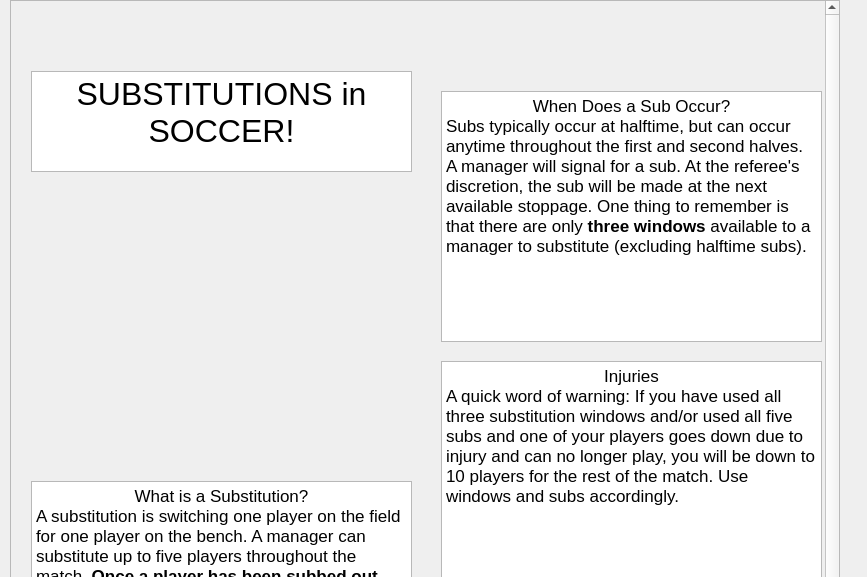
<?xml version="1.0" encoding="UTF-8"?>
<ui version="4.0">
 <class>Substitutions</class>
 <widget class="QWidget" name="Substitutions">
  <property name="geometry">
   <rect>
    <x>0</x>
    <y>0</y>
    <width>867</width>
    <height>577</height>
   </rect>
  </property>
  <property name="windowTitle">
   <string>Form</string>
  </property>
  <widget class="QScrollArea" name="scrollArea">
   <property name="geometry">
    <rect>
     <x>10</x>
     <y>0</y>
     <width>830</width>
     <height>800</height>
    </rect>
   </property>
   <property name="sizePolicy">
    <sizepolicy hsizetype="Minimum" vsizetype="Minimum">
     <horstretch>0</horstretch>
     <verstretch>0</verstretch>
    </sizepolicy>
   </property>
   <property name="minimumSize">
    <size>
     <width>0</width>
     <height>0</height>
    </size>
   </property>
   <property name="verticalScrollBarPolicy">
    <enum>Qt::ScrollBarPolicy::ScrollBarAsNeeded</enum>
   </property>
   <property name="widgetResizable">
    <bool>true</bool>
   </property>
   <widget class="QWidget" name="scrollAreaWidgetContents_7">
    <property name="geometry">
     <rect>
      <x>0</x>
      <y>0</y>
      <width>840</width>
      <height>1000</height>
     </rect>
    </property>
    <property name="sizePolicy">
     <sizepolicy hsizetype="Minimum" vsizetype="Minimum">
      <horstretch>0</horstretch>
      <verstretch>0</verstretch>
     </sizepolicy>
    </property>
    <property name="minimumSize">
     <size>
      <width>840</width>
      <height>1000</height>
     </size>
    </property>
    <widget class="QTextBrowser" name="textBrowser_6">
     <property name="geometry">
      <rect>
       <x>430</x>
       <y>360</y>
       <width>381</width>
       <height>231</height>
      </rect>
     </property>
     <property name="sizeAdjustPolicy">
      <enum>QAbstractScrollArea::SizeAdjustPolicy::AdjustIgnored</enum>
     </property>
     <property name="html">
      <string>&lt;!DOCTYPE HTML PUBLIC &quot;-//W3C//DTD HTML 4.0//EN&quot; &quot;http://www.w3.org/TR/REC-html40/strict.dtd&quot;&gt;
&lt;html&gt;&lt;head&gt;&lt;meta name=&quot;qrichtext&quot; content=&quot;1&quot; /&gt;&lt;meta charset=&quot;utf-8&quot; /&gt;&lt;style type=&quot;text/css&quot;&gt;
p, li { white-space: pre-wrap; }
hr { height: 1px; border-width: 0; }
li.unchecked::marker { content: &quot;\2610&quot;; }
li.checked::marker { content: &quot;\2612&quot;; }
&lt;/style&gt;&lt;/head&gt;&lt;body style=&quot; font-family:'Segoe UI'; font-size:9pt; font-weight:400; font-style:normal;&quot;&gt;
&lt;p align=&quot;center&quot; style=&quot; margin-top:0px; margin-bottom:0px; margin-left:0px; margin-right:0px; -qt-block-indent:0; text-indent:0px;&quot;&gt;&lt;span style=&quot; font-family:'.AppleSystemUIFont'; font-size:13pt;&quot;&gt;Injuries&lt;/span&gt;&lt;/p&gt;
&lt;p style=&quot; margin-top:0px; margin-bottom:0px; margin-left:0px; margin-right:0px; -qt-block-indent:0; text-indent:0px;&quot;&gt;&lt;span style=&quot; font-family:'.AppleSystemUIFont'; font-size:13pt;&quot;&gt;A quick word of warning: If you have used all three substitution windows and/or used all five subs and one of your players goes down due to injury and can no longer play, you will be down to 10 players for the rest of the match. Use windows and subs accordingly. &lt;/span&gt;&lt;/p&gt;&lt;/body&gt;&lt;/html&gt;</string>
     </property>
    </widget>
    <widget class="QTextBrowser" name="textBrowser_7">
     <property name="geometry">
      <rect>
       <x>430</x>
       <y>90</y>
       <width>381</width>
       <height>251</height>
      </rect>
     </property>
     <property name="sizeAdjustPolicy">
      <enum>QAbstractScrollArea::SizeAdjustPolicy::AdjustIgnored</enum>
     </property>
     <property name="html">
      <string>&lt;!DOCTYPE HTML PUBLIC &quot;-//W3C//DTD HTML 4.0//EN&quot; &quot;http://www.w3.org/TR/REC-html40/strict.dtd&quot;&gt;
&lt;html&gt;&lt;head&gt;&lt;meta name=&quot;qrichtext&quot; content=&quot;1&quot; /&gt;&lt;meta charset=&quot;utf-8&quot; /&gt;&lt;style type=&quot;text/css&quot;&gt;
p, li { white-space: pre-wrap; }
hr { height: 1px; border-width: 0; }
li.unchecked::marker { content: &quot;\2610&quot;; }
li.checked::marker { content: &quot;\2612&quot;; }
&lt;/style&gt;&lt;/head&gt;&lt;body style=&quot; font-family:'Segoe UI'; font-size:9pt; font-weight:400; font-style:normal;&quot;&gt;
&lt;p align=&quot;center&quot; style=&quot; margin-top:0px; margin-bottom:0px; margin-left:0px; margin-right:0px; -qt-block-indent:0; text-indent:0px;&quot;&gt;&lt;span style=&quot; font-family:'.AppleSystemUIFont'; font-size:13pt;&quot;&gt;When Does a Sub Occur?&lt;/span&gt;&lt;/p&gt;
&lt;p style=&quot; margin-top:0px; margin-bottom:0px; margin-left:0px; margin-right:0px; -qt-block-indent:0; text-indent:0px;&quot;&gt;&lt;span style=&quot; font-family:'.AppleSystemUIFont'; font-size:13pt;&quot;&gt;Subs typically occur at halftime, but can occur anytime throughout the first and second halves. A manager will signal for a sub. At the referee's discretion, the sub will be made at the next available stoppage. One thing to remember is that there are only &lt;/span&gt;&lt;span style=&quot; font-family:'.AppleSystemUIFont'; font-size:13pt; font-weight:700;&quot;&gt;three windows&lt;/span&gt;&lt;span style=&quot; font-family:'.AppleSystemUIFont'; font-size:13pt;&quot;&gt; available to a manager to substitute (excluding halftime subs).&lt;/span&gt;&lt;/p&gt;&lt;/body&gt;&lt;/html&gt;</string>
     </property>
    </widget>
    <widget class="QTextBrowser" name="textBrowser_8">
     <property name="geometry">
      <rect>
       <x>20</x>
       <y>70</y>
       <width>381</width>
       <height>101</height>
      </rect>
     </property>
     <property name="sizeAdjustPolicy">
      <enum>QAbstractScrollArea::SizeAdjustPolicy::AdjustIgnored</enum>
     </property>
     <property name="html">
      <string>&lt;!DOCTYPE HTML PUBLIC &quot;-//W3C//DTD HTML 4.0//EN&quot; &quot;http://www.w3.org/TR/REC-html40/strict.dtd&quot;&gt;
&lt;html&gt;&lt;head&gt;&lt;meta name=&quot;qrichtext&quot; content=&quot;1&quot; /&gt;&lt;meta charset=&quot;utf-8&quot; /&gt;&lt;style type=&quot;text/css&quot;&gt;
p, li { white-space: pre-wrap; }
hr { height: 1px; border-width: 0; }
li.unchecked::marker { content: &quot;\2610&quot;; }
li.checked::marker { content: &quot;\2612&quot;; }
&lt;/style&gt;&lt;/head&gt;&lt;body style=&quot; font-family:'Segoe UI'; font-size:9pt; font-weight:400; font-style:normal;&quot;&gt;
&lt;p align=&quot;center&quot; style=&quot; margin-top:0px; margin-bottom:0px; margin-left:0px; margin-right:0px; -qt-block-indent:0; text-indent:0px;&quot;&gt;&lt;span style=&quot; font-family:'.AppleSystemUIFont'; font-size:24pt;&quot;&gt;SUBSTITUTIONS in SOCCER!&lt;/span&gt;&lt;/p&gt;&lt;/body&gt;&lt;/html&gt;</string>
     </property>
    </widget>
    <widget class="QLabel" name="label_2">
     <property name="geometry">
      <rect>
       <x>20</x>
       <y>190</y>
       <width>381</width>
       <height>261</height>
      </rect>
     </property>
     <property name="text">
      <string/>
     </property>
     <property name="pixmap">
      <pixmap resource="Resources.qrc">:/new/prefix1/subImage.jpg</pixmap>
     </property>
     <property name="scaledContents">
      <bool>true</bool>
     </property>
    </widget>
    <widget class="QTextBrowser" name="textBrowser_9">
     <property name="geometry">
      <rect>
       <x>20</x>
       <y>480</y>
       <width>381</width>
       <height>211</height>
      </rect>
     </property>
     <property name="sizeAdjustPolicy">
      <enum>QAbstractScrollArea::SizeAdjustPolicy::AdjustIgnored</enum>
     </property>
     <property name="html">
      <string>&lt;!DOCTYPE HTML PUBLIC &quot;-//W3C//DTD HTML 4.0//EN&quot; &quot;http://www.w3.org/TR/REC-html40/strict.dtd&quot;&gt;
&lt;html&gt;&lt;head&gt;&lt;meta name=&quot;qrichtext&quot; content=&quot;1&quot; /&gt;&lt;meta charset=&quot;utf-8&quot; /&gt;&lt;style type=&quot;text/css&quot;&gt;
p, li { white-space: pre-wrap; }
hr { height: 1px; border-width: 0; }
li.unchecked::marker { content: &quot;\2610&quot;; }
li.checked::marker { content: &quot;\2612&quot;; }
&lt;/style&gt;&lt;/head&gt;&lt;body style=&quot; font-family:'Segoe UI'; font-size:9pt; font-weight:400; font-style:normal;&quot;&gt;
&lt;p align=&quot;center&quot; style=&quot; margin-top:0px; margin-bottom:0px; margin-left:0px; margin-right:0px; -qt-block-indent:0; text-indent:0px;&quot;&gt;&lt;span style=&quot; font-family:'.AppleSystemUIFont'; font-size:13pt;&quot;&gt;What is a Substitution?&lt;/span&gt;&lt;/p&gt;
&lt;p style=&quot; margin-top:0px; margin-bottom:0px; margin-left:0px; margin-right:0px; -qt-block-indent:0; text-indent:0px;&quot;&gt;&lt;span style=&quot; font-family:'.AppleSystemUIFont'; font-size:13pt;&quot;&gt;A substitution is switching one player on the field for one player on the bench. A manager can substitute up to five players throughout the match. &lt;/span&gt;&lt;span style=&quot; font-family:'.AppleSystemUIFont'; font-size:13pt; font-weight:700;&quot;&gt;Once a player has been subbed out, they cannot return for the remainder of a match.&lt;/span&gt;&lt;/p&gt;&lt;/body&gt;&lt;/html&gt;</string>
     </property>
    </widget>
    <widget class="QTextBrowser" name="textBrowser_10">
     <property name="geometry">
      <rect>
       <x>430</x>
       <y>610</y>
       <width>381</width>
       <height>241</height>
      </rect>
     </property>
     <property name="sizeAdjustPolicy">
      <enum>QAbstractScrollArea::SizeAdjustPolicy::AdjustIgnored</enum>
     </property>
     <property name="html">
      <string>&lt;!DOCTYPE HTML PUBLIC &quot;-//W3C//DTD HTML 4.0//EN&quot; &quot;http://www.w3.org/TR/REC-html40/strict.dtd&quot;&gt;
&lt;html&gt;&lt;head&gt;&lt;meta name=&quot;qrichtext&quot; content=&quot;1&quot; /&gt;&lt;meta charset=&quot;utf-8&quot; /&gt;&lt;style type=&quot;text/css&quot;&gt;
p, li { white-space: pre-wrap; }
hr { height: 1px; border-width: 0; }
li.unchecked::marker { content: &quot;\2610&quot;; }
li.checked::marker { content: &quot;\2612&quot;; }
&lt;/style&gt;&lt;/head&gt;&lt;body style=&quot; font-family:'Segoe UI'; font-size:9pt; font-weight:400; font-style:normal;&quot;&gt;
&lt;p align=&quot;center&quot; style=&quot; margin-top:0px; margin-bottom:0px; margin-left:0px; margin-right:0px; -qt-block-indent:0; text-indent:0px;&quot;&gt;&lt;span style=&quot; font-family:'.AppleSystemUIFont'; font-size:13pt;&quot;&gt;Differences Between Leagues&lt;/span&gt;&lt;/p&gt;
&lt;p style=&quot; margin-top:0px; margin-bottom:0px; margin-left:0px; margin-right:0px; -qt-block-indent:0; text-indent:0px;&quot;&gt;&lt;span style=&quot; font-family:'.AppleSystemUIFont'; font-size:13pt;&quot;&gt;For the most part, all elite levels of soccer use the same substitute rules. Elite leagues allow five subs (although this was a recent change, coming from the COVID Pandemic). The Champions League uses five substitutes until the knockout stage begins, then each team is allowed six subs per game IF extra time is needed. &lt;/span&gt;&lt;/p&gt;&lt;/body&gt;&lt;/html&gt;</string>
     </property>
    </widget>
   </widget>
  </widget>
 </widget>
 <resources>
  <include location="Resources.qrc"/>
 </resources>
 <connections/>
</ui>
